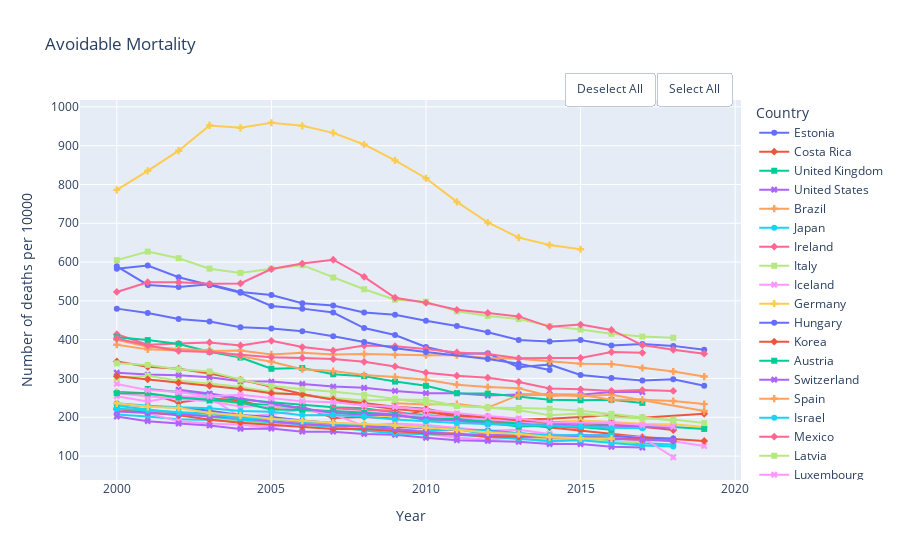

Notebook code for this chart:
### Code cell
%matplotlib qt
df1=pd.read_csv('Mortality.csv')
df1=df1.loc[df1['Variable']=='Avoidable mortality (preventable+treatable)']
df1=df1.loc[df1['Measure']=="Deaths per 100 000 population (standardised rates)"]
fig=px.line(df1,x='Year',y="Value",labels={'Value':'Number of deaths per 10000'},color="Country",line_group="Country",markers=True
       ,title='Avoidable Mortality',symbol='Country')
layout()
fig

### Figure 1 — Plotly figure (JSON) as saved in the notebook; plotly's stock layout.template omitted (floating-point values rounded to 4 significant figures)
{"data": [{"hovertemplate": "Country=Estonia<br>Year=%{x}<br>Number of deaths per 10000=%{y}<extra></extra>", "legendgroup": "Estonia", "line": {"color": "#636efa", "dash": "solid"}, "marker": {"symbol": "circle"}, "mode": "markers+lines", "name": "Estonia", "orientation": "v", "showlegend": true, "type": "scatter", "x": [2000, 2001, 2002, 2003, 2004, 2005, 2006, 2007, 2008, 2009, 2010, 2011, 2012, 2013, 2014, 2015, 2016, 2017, 2018, 2019], "xaxis": "x", "y": [583, 591, 561, 540, 521, 487, 480, 470, 430, 412, 381, 363, 365, 329, 336, 309, 301, 295, 298, 281], "yaxis": "y"}, {"hovertemplate": "Country=Costa Rica<br>Year=%{x}<br>Number of deaths per 10000=%{y}<extra></extra>", "legendgroup": "Costa Rica", "line": {"color": "#EF553B", "dash": "solid"}, "marker": {"symbol": "diamond"}, "mode": "markers+lines", "name": "Costa Rica", "orientation": "v", "showlegend": true, "type": "scatter", "x": [2000, 2001, 2002, 2003, 2004, 2005, 2006, 2007, 2008, 2009, 2010, 2011, 2012, 2013, 2014, 2015, 2016, 2017, 2019], "xaxis": "x", "y": [265, 262, 238, 249, 243, 222, 227, 198, 201, 197, 220, 205, 199, 194, 196, 200, 205, 199, 209], "yaxis": "y"}, {"hovertemplate": "Country=United Kingdom<br>Year=%{x}<br>Number of deaths per 10000=%{y}<extra></extra>", "legendgroup": "United Kingdom", "line": {"color": "#00cc96", "dash": "solid"}, "marker": {"symbol": "square"}, "mode": "markers+lines", "name": "United Kingdom", "orientation": "v", "showlegend": true, "type": "scatter", "x": [2001, 2002, 2003, 2004, 2005, 2006, 2007, 2008, 2009, 2010, 2011, 2012, 2013, 2014, 2015, 2016], "xaxis": "x", "y": [273, 265, 259, 246, 239, 233, 226, 223, 212, 206, 198, 191, 191, 187, 189, 188], "yaxis": "y"}, {"hovertemplate": "Country=United States<br>Year=%{x}<br>Number of deaths per 10000=%{y}<extra></extra>", "legendgroup": "United States", "line": {"color": "#ab63fa", "dash": "solid"}, "marker": {"symbol": "x"}, "mode": "markers+lines", "name": "United States", "orientation": "v", "showlegend": true, "type": "scatter", "x": [2000, 2001, 2002, 2003, 2004, 2005, 2006, 2007, 2008, 2009, 2010, 2011, 2012, 2013, 2014, 2015, 2016, 2017], "xaxis": "x", "y": [315, 310, 308, 303, 293, 292, 286, 279, 276, 268, 262, 262, 256, 259, 259, 258, 265, 265], "yaxis": "y"}, {"hovertemplate": "Country=Brazil<br>Year=%{x}<br>Number of deaths per 10000=%{y}<extra></extra>", "legendgroup": "Brazil", "line": {"color": "#FFA15A", "dash": "solid"}, "marker": {"symbol": "cross"}, "mode": "markers+lines", "name": "Brazil", "orientation": "v", "showlegend": true, "type": "scatter", "x": [2000, 2001, 2002, 2003, 2004, 2005, 2006, 2007, 2008, 2009, 2010, 2011, 2012, 2013, 2014, 2015, 2016, 2017, 2018, 2019], "xaxis": "x", "y": [387, 375, 372, 371, 372, 362, 366, 362, 363, 361, 360, 360, 353, 351, 344, 338, 337, 327, 318, 305], "yaxis": "y"}, {"hovertemplate": "Country=Japan<br>Year=%{x}<br>Number of deaths per 10000=%{y}<extra></extra>", "legendgroup": "Japan", "line": {"color": "#19d3f3", "dash": "solid"}, "marker": {"symbol": "circle"}, "mode": "markers+lines", "name": "Japan", "orientation": "v", "showlegend": true, "type": "scatter", "x": [2000, 2001, 2002, 2003, 2004, 2005, 2006, 2007, 2008, 2009, 2010, 2011, 2012, 2013, 2014, 2015, 2016, 2017, 2018], "xaxis": "x", "y": [207, 202, 195, 193, 188, 186, 180, 176, 172, 167, 164, 170, 155, 151, 147, 142, 138, 133, 130], "yaxis": "y"}, {"hovertemplate": "Country=Ireland<br>Year=%{x}<br>Number of deaths per 10000=%{y}<extra></extra>", "legendgroup": "Ireland", "line": {"color": "#FF6692", "dash": "solid"}, "marker": {"symbol": "diamond"}, "mode": "markers+lines", "name": "Ireland", "orientation": "v", "showlegend": true, "type": "scatter", "x": [2007, 2008, 2009, 2010, 2011, 2012, 2013, 2014, 2015], "xaxis": "x", "y": [223, 219, 217, 194, 195, 189, 183, 177, 172], "yaxis": "y"}, {"hovertemplate": "Country=Italy<br>Year=%{x}<br>Number of deaths per 10000=%{y}<extra></extra>", "legendgroup": "Italy", "line": {"color": "#B6E880", "dash": "solid"}, "marker": {"symbol": "square"}, "mode": "markers+lines", "name": "Italy", "orientation": "v", "showlegend": true, "type": "scatter", "x": [2003, 2004, 2005, 2006, 2007, 2008, 2009, 2010, 2011, 2012, 2013, 2014, 2015, 2016, 2017], "xaxis": "x", "y": [199, 188, 182, 176, 171, 167, 162, 156, 156, 153, 146, 142, 143, 137, 136], "yaxis": "y"}, {"hovertemplate": "Country=Iceland<br>Year=%{x}<br>Number of deaths per 10000=%{y}<extra></extra>", "legendgroup": "Iceland", "line": {"color": "#FF97FF", "dash": "solid"}, "marker": {"symbol": "x"}, "mode": "markers+lines", "name": "Iceland", "orientation": "v", "showlegend": true, "type": "scatter", "x": [2000, 2001, 2002, 2003, 2004, 2005, 2006, 2007, 2008, 2009, 2010, 2011, 2012, 2013, 2014, 2015, 2016, 2017, 2018, 2019], "xaxis": "x", "y": [221, 210, 190, 184, 181, 174, 188, 179, 170, 161, 157, 148, 142, 149, 136, 144, 146, 141, 138, 126], "yaxis": "y"}, {"hovertemplate": "Country=Germany<br>Year=%{x}<br>Number of deaths per 10000=%{y}<extra></extra>", "legendgroup": "Germany", "line": {"color": "#FECB52", "dash": "solid"}, "marker": {"symbol": "cross"}, "mode": "markers+lines", "name": "Germany", "orientation": "v", "showlegend": true, "type": "scatter", "x": [2000, 2001, 2002, 2003, 2004, 2005, 2006, 2007, 2008, 2009, 2010, 2011, 2012, 2013, 2014, 2015, 2016, 2017, 2018, 2019], "xaxis": "x", "y": [264, 254, 251, 247, 234, 227, 217, 211, 206, 202, 198, 194, 190, 193, 186, 189, 186, 182, 182, 175], "yaxis": "y"}, {"hovertemplate": "Country=Hungary<br>Year=%{x}<br>Number of deaths per 10000=%{y}<extra></extra>", "legendgroup": "Hungary", "line": {"color": "#636efa", "dash": "solid"}, "marker": {"symbol": "circle"}, "mode": "markers+lines", "name": "Hungary", "orientation": "v", "showlegend": true, "type": "scatter", "x": [2000, 2001, 2002, 2003, 2004, 2005, 2006, 2007, 2008, 2009, 2010, 2011, 2012, 2013, 2014, 2015, 2016, 2017, 2018, 2019], "xaxis": "x", "y": [589, 541, 536, 543, 523, 515, 494, 488, 470, 464, 449, 435, 419, 399, 395, 399, 385, 389, 384, 374], "yaxis": "y"}, {"hovertemplate": "Country=Korea<br>Year=%{x}<br>Number of deaths per 10000=%{y}<extra></extra>", "legendgroup": "Korea", "line": {"color": "#EF553B", "dash": "solid"}, "marker": {"symbol": "diamond"}, "mode": "markers+lines", "name": "Korea", "orientation": "v", "showlegend": true, "type": "scatter", "x": [2000, 2001, 2002, 2003, 2004, 2005, 2006, 2007, 2008, 2009, 2010, 2011, 2012, 2013, 2014, 2015, 2016, 2017, 2018, 2019], "xaxis": "x", "y": [344, 330, 325, 313, 297, 278, 260, 246, 231, 221, 214, 202, 193, 182, 174, 166, 158, 149, 144, 139], "yaxis": "y"}, {"hovertemplate": "Country=Austria<br>Year=%{x}<br>Number of deaths per 10000=%{y}<extra></extra>", "legendgroup": "Austria", "line": {"color": "#00cc96", "dash": "solid"}, "marker": {"symbol": "square"}, "mode": "markers+lines", "name": "Austria", "orientation": "v", "showlegend": true, "type": "scatter", "x": [2002, 2003, 2004, 2005, 2006, 2007, 2008, 2009, 2010, 2011, 2012, 2013, 2014, 2015, 2016, 2017, 2018, 2019], "xaxis": "x", "y": [253, 250, 237, 231, 221, 214, 205, 207, 200, 193, 191, 186, 182, 186, 180, 175, 175, 170], "yaxis": "y"}, {"hovertemplate": "Country=Switzerland<br>Year=%{x}<br>Number of deaths per 10000=%{y}<extra></extra>", "legendgroup": "Switzerland", "line": {"color": "#ab63fa", "dash": "solid"}, "marker": {"symbol": "x"}, "mode": "markers+lines", "name": "Switzerland", "orientation": "v", "showlegend": true, "type": "scatter", "x": [2000, 2001, 2002, 2003, 2004, 2005, 2006, 2007, 2008, 2009, 2010, 2011, 2012, 2013, 2014, 2015, 2016, 2017], "xaxis": "x", "y": [202, 190, 184, 179, 170, 171, 163, 163, 157, 155, 147, 141, 139, 137, 131, 131, 124, 122], "yaxis": "y"}, {"hovertemplate": "Country=Spain<br>Year=%{x}<br>Number of deaths per 10000=%{y}<extra></extra>", "legendgroup": "Spain", "line": {"color": "#FFA15A", "dash": "solid"}, "marker": {"symbol": "cross"}, "mode": "markers+lines", "name": "Spain", "orientation": "v", "showlegend": true, "type": "scatter", "x": [2000, 2001, 2002, 2003, 2004, 2005, 2006, 2007, 2008, 2009, 2010, 2011, 2012, 2013, 2014, 2015, 2016, 2017], "xaxis": "x", "y": [223, 216, 211, 210, 199, 196, 186, 184, 177, 170, 163, 159, 154, 151, 147, 146, 146, 141], "yaxis": "y"}, {"hovertemplate": "Country=Israel<br>Year=%{x}<br>Number of deaths per 10000=%{y}<extra></extra>", "legendgroup": "Israel", "line": {"color": "#19d3f3", "dash": "solid"}, "marker": {"symbol": "circle"}, "mode": "markers+lines", "name": "Israel", "orientation": "v", "showlegend": true, "type": "scatter", "x": [2000, 2001, 2002, 2003, 2004, 2005, 2006, 2007, 2008, 2009, 2010, 2011, 2012, 2013, 2014, 2015, 2016, 2017, 2018], "xaxis": "x", "y": [230, 220, 212, 202, 193, 190, 181, 176, 166, 158, 157, 155, 150, 145, 139, 141, 134, 127, 125], "yaxis": "y"}, {"hovertemplate": "Country=Mexico<br>Year=%{x}<br>Number of deaths per 10000=%{y}<extra></extra>", "legendgroup": "Mexico", "line": {"color": "#FF6692", "dash": "solid"}, "marker": {"symbol": "diamond"}, "mode": "markers+lines", "name": "Mexico", "orientation": "v", "showlegend": true, "type": "scatter", "x": [2000, 2001, 2002, 2003, 2004, 2005, 2006, 2007, 2008, 2009, 2010, 2011, 2012, 2013, 2014, 2015, 2016, 2017], "xaxis": "x", "y": [414, 387, 390, 393, 385, 397, 381, 372, 385, 383, 376, 367, 363, 352, 353, 353, 368, 366], "yaxis": "y"}, {"hovertemplate": "Country=Latvia<br>Year=%{x}<br>Number of deaths per 10000=%{y}<extra></extra>", "legendgroup": "Latvia", "line": {"color": "#B6E880", "dash": "solid"}, "marker": {"symbol": "square"}, "mode": "markers+lines", "name": "Latvia", "orientation": "v", "showlegend": true, "type": "scatter", "x": [2000, 2001, 2002, 2003, 2004, 2005, 2006, 2007, 2008, 2009, 2010, 2011, 2012, 2013, 2014, 2015, 2016, 2017, 2018], "xaxis": "x", "y": [605, 627, 610, 583, 572, 583, 592, 560, 530, 503, 498, 473, 461, 453, 435, 426, 415, 408, 405], "yaxis": "y"}, {"hovertemplate": "Country=Luxembourg<br>Year=%{x}<br>Number of deaths per 10000=%{y}<extra></extra>", "legendgroup": "Luxembourg", "line": {"color": "#FF97FF", "dash": "solid"}, "marker": {"symbol": "x"}, "mode": "markers+lines", "name": "Luxembourg", "orientation": "v", "showlegend": true, "type": "scatter", "x": [2000, 2001, 2002, 2003, 2004, 2005, 2006, 2007, 2008, 2009, 2010, 2011, 2012, 2013, 2014, 2015, 2016, 2017, 2018], "xaxis": "x", "y": [254, 241, 255, 251, 201, 208, 220, 207, 178, 184, 180, 173, 165, 168, 157, 149, 153, 148, 97], "yaxis": "y"}, {"hovertemplate": "Country=Greece<br>Year=%{x}<br>Number of deaths per 10000=%{y}<extra></extra>", "legendgroup": "Greece", "line": {"color": "#FECB52", "dash": "solid"}, "marker": {"symbol": "cross"}, "mode": "markers+lines", "name": "Greece", "orientation": "v", "showlegend": true, "type": "scatter", "x": [2014, 2015, 2016, 2017, 2018], "xaxis": "x", "y": [187, 192, 188, 184, 179], "yaxis": "y"}, {"hovertemplate": "Country=Netherlands<br>Year=%{x}<br>Number of deaths per 10000=%{y}<extra></extra>", "legendgroup": "Netherlands", "line": {"color": "#636efa", "dash": "solid"}, "marker": {"symbol": "circle"}, "mode": "markers+lines", "name": "Netherlands", "orientation": "v", "showlegend": true, "type": "scatter", "x": [2000, 2001, 2002, 2003, 2004, 2005, 2006, 2007, 2008, 2009, 2010, 2011, 2012, 2013, 2014, 2015, 2016, 2017, 2018], "xaxis": "x", "y": [235, 228, 225, 217, 206, 201, 192, 185, 180, 176, 171, 167, 166, 159, 152, 154, 153, 146, 145], "yaxis": "y"}, {"hovertemplate": "Country=Australia<br>Year=%{x}<br>Number of deaths per 10000=%{y}<extra></extra>", "legendgroup": "Australia", "line": {"color": "#EF553B", "dash": "solid"}, "marker": {"symbol": "diamond"}, "mode": "markers+lines", "name": "Australia", "orientation": "v", "showlegend": true, "type": "scatter", "x": [2000, 2001, 2002, 2003, 2004, 2006, 2007, 2008, 2009, 2010, 2011, 2012, 2013, 2014, 2015, 2016, 2017, 2018], "xaxis": "x", "y": [221, 212, 205, 194, 186, 176, 170, 170, 165, 159, 157, 150, 150, 151, 152, 146, 144, 139], "yaxis": "y"}, {"hovertemplate": "Country=Colombia<br>Year=%{x}<br>Number of deaths per 10000=%{y}<extra></extra>", "legendgroup": "Colombia", "line": {"color": "#00cc96", "dash": "solid"}, "marker": {"symbol": "square"}, "mode": "markers+lines", "name": "Colombia", "orientation": "v", "showlegend": true, "type": "scatter", "x": [2000, 2001, 2002, 2003, 2004, 2005, 2006, 2007, 2008, 2009, 2010, 2011, 2012, 2013, 2014, 2015, 2016, 2017], "xaxis": "x", "y": [406, 399, 389, 369, 354, 325, 327, 311, 306, 292, 281, 262, 261, 253, 245, 244, 245, 237], "yaxis": "y"}, {"hovertemplate": "Country=Sweden<br>Year=%{x}<br>Number of deaths per 10000=%{y}<extra></extra>", "legendgroup": "Sweden", "line": {"color": "#ab63fa", "dash": "solid"}, "marker": {"symbol": "x"}, "mode": "markers+lines", "name": "Sweden", "orientation": "v", "showlegend": true, "type": "scatter", "x": [2000, 2001, 2002, 2003, 2004, 2005, 2006, 2007, 2008, 2009, 2010, 2011, 2012, 2013, 2014, 2015, 2016, 2017, 2018], "xaxis": "x", "y": [215, 211, 208, 202, 198, 190, 183, 178, 177, 170, 162, 156, 154, 155, 149, 152, 144, 142, 140], "yaxis": "y"}, {"hovertemplate": "Country=Turkey<br>Year=%{x}<br>Number of deaths per 10000=%{y}<extra></extra>", "legendgroup": "Turkey", "line": {"color": "#FFA15A", "dash": "solid"}, "marker": {"symbol": "cross"}, "mode": "markers+lines", "name": "Turkey", "orientation": "v", "showlegend": true, "type": "scatter", "x": [2009, 2010, 2011, 2012, 2013, 2014, 2015, 2016, 2019], "xaxis": "x", "y": [236, 233, 234, 225, 257, 259, 254, 258, 216], "yaxis": "y"}, {"hovertemplate": "Country=France<br>Year=%{x}<br>Number of deaths per 10000=%{y}<extra></extra>", "legendgroup": "France", "line": {"color": "#19d3f3", "dash": "solid"}, "marker": {"symbol": "circle"}, "mode": "markers+lines", "name": "France", "orientation": "v", "showlegend": true, "type": "scatter", "x": [2000, 2001, 2002, 2003, 2004, 2005, 2006, 2007, 2008, 2009, 2010, 2011, 2012, 2013, 2014, 2015, 2016], "xaxis": "x", "y": [222, 218, 213, 209, 197, 196, 189, 184, 181, 179, 174, 169, 164, 158, 154, 154, 153], "yaxis": "y"}, {"hovertemplate": "Country=Lithuania<br>Year=%{x}<br>Number of deaths per 10000=%{y}<extra></extra>", "legendgroup": "Lithuania", "line": {"color": "#FF6692", "dash": "solid"}, "marker": {"symbol": "diamond"}, "mode": "markers+lines", "name": "Lithuania", "orientation": "v", "showlegend": true, "type": "scatter", "x": [2000, 2001, 2002, 2003, 2004, 2005, 2006, 2007, 2008, 2009, 2010, 2011, 2012, 2013, 2014, 2015, 2016, 2017, 2018, 2019], "xaxis": "x", "y": [523, 548, 548, 544, 545, 582, 596, 606, 562, 508, 495, 477, 469, 460, 433, 439, 425, 386, 374, 364], "yaxis": "y"}, {"hovertemplate": "Country=Chile<br>Year=%{x}<br>Number of deaths per 10000=%{y}<extra></extra>", "legendgroup": "Chile", "line": {"color": "#B6E880", "dash": "solid"}, "marker": {"symbol": "square"}, "mode": "markers+lines", "name": "Chile", "orientation": "v", "showlegend": true, "type": "scatter", "x": [2000, 2001, 2002, 2003, 2004, 2005, 2006, 2007, 2008, 2009, 2010, 2011, 2012, 2013, 2014, 2015, 2016, 2017, 2018], "xaxis": "x", "y": [301, 307, 294, 287, 278, 265, 257, 250, 243, 245, 245, 229, 225, 224, 222, 217, 209, 200, 191], "yaxis": "y"}, {"hovertemplate": "Country=Belgium<br>Year=%{x}<br>Number of deaths per 10000=%{y}<extra></extra>", "legendgroup": "Belgium", "line": {"color": "#FF97FF", "dash": "solid"}, "marker": {"symbol": "x"}, "mode": "markers+lines", "name": "Belgium", "orientation": "v", "showlegend": true, "type": "scatter", "x": [2000, 2001, 2002, 2003, 2004, 2005, 2006, 2007, 2008, 2009, 2010, 2011, 2012, 2013, 2014, 2015, 2016], "xaxis": "x", "y": [262, 254, 247, 241, 228, 229, 217, 215, 214, 208, 203, 198, 194, 190, 180, 180, 173], "yaxis": "y"}, {"hovertemplate": "Country=South Africa<br>Year=%{x}<br>Number of deaths per 10000=%{y}<extra></extra>", "legendgroup": "South Africa", "line": {"color": "#FECB52", "dash": "solid"}, "marker": {"symbol": "cross"}, "mode": "markers+lines", "name": "South Africa", "orientation": "v", "showlegend": true, "type": "scatter", "x": [2000, 2001, 2002, 2003, 2004, 2005, 2006, 2007, 2008, 2009, 2010, 2011, 2012, 2013, 2014, 2015], "xaxis": "x", "y": [786, 835, 887, 952, 946, 959, 951, 933, 903, 862, 816, 755, 702, 663, 644, 633], "yaxis": "y"}, {"hovertemplate": "Country=Slovak Republic<br>Year=%{x}<br>Number of deaths per 10000=%{y}<extra></extra>", "legendgroup": "Slovak Republic", "line": {"color": "#636efa", "dash": "solid"}, "marker": {"symbol": "circle"}, "mode": "markers+lines", "name": "Slovak Republic", "orientation": "v", "showlegend": true, "type": "scatter", "x": [2000, 2001, 2002, 2003, 2004, 2005, 2006, 2007, 2008, 2009, 2010, 2012, 2013, 2014], "xaxis": "x", "y": [480, 469, 453, 447, 432, 429, 422, 409, 394, 378, 368, 350, 338, 322], "yaxis": "y"}, {"hovertemplate": "Country=Denmark<br>Year=%{x}<br>Number of deaths per 10000=%{y}<extra></extra>", "legendgroup": "Denmark", "line": {"color": "#EF553B", "dash": "solid"}, "marker": {"symbol": "diamond"}, "mode": "markers+lines", "name": "Denmark", "orientation": "v", "showlegend": true, "type": "scatter", "x": [2000, 2001, 2002, 2003, 2004, 2005, 2006, 2007, 2008, 2009, 2010, 2011, 2012, 2013, 2014, 2015, 2016, 2017, 2018], "xaxis": "x", "y": [306, 298, 289, 281, 273, 262, 259, 246, 237, 227, 222, 206, 201, 192, 188, 184, 184, 175, 167], "yaxis": "y"}, {"hovertemplate": "Country=New Zealand<br>Year=%{x}<br>Number of deaths per 10000=%{y}<extra></extra>", "legendgroup": "New Zealand", "line": {"color": "#00cc96", "dash": "solid"}, "marker": {"symbol": "square"}, "mode": "markers+lines", "name": "New Zealand", "orientation": "v", "showlegend": true, "type": "scatter", "x": [2000, 2001, 2002, 2003, 2004, 2005, 2006, 2007, 2008, 2009, 2010, 2011, 2012, 2013, 2014, 2015, 2016], "xaxis": "x", "y": [262, 262, 251, 244, 238, 220, 219, 216, 211, 207, 193, 196, 186, 176, 178, 175, 168], "yaxis": "y"}, {"hovertemplate": "Country=Portugal<br>Year=%{x}<br>Number of deaths per 10000=%{y}<extra></extra>", "legendgroup": "Portugal", "line": {"color": "#ab63fa", "dash": "solid"}, "marker": {"symbol": "x"}, "mode": "markers+lines", "name": "Portugal", "orientation": "v", "showlegend": true, "type": "scatter", "x": [2002, 2003, 2007, 2008, 2009, 2010, 2011, 2012, 2013, 2014, 2015, 2016, 2017, 2018], "xaxis": "x", "y": [271, 261, 211, 207, 205, 196, 191, 183, 180, 182, 178, 179, 175, 173], "yaxis": "y"}, {"hovertemplate": "Country=Czech Republic<br>Year=%{x}<br>Number of deaths per 10000=%{y}<extra></extra>", "legendgroup": "Czech Republic", "line": {"color": "#FFA15A", "dash": "solid"}, "marker": {"symbol": "cross"}, "mode": "markers+lines", "name": "Czech Republic", "orientation": "v", "showlegend": true, "type": "scatter", "x": [2000, 2001, 2002, 2003, 2004, 2005, 2006, 2007, 2008, 2009, 2010, 2011, 2012, 2013, 2014, 2015, 2016, 2017, 2018, 2019], "xaxis": "x", "y": [400, 382, 376, 373, 357, 343, 324, 319, 309, 304, 297, 284, 278, 275, 255, 258, 245, 245, 242, 234], "yaxis": "y"}, {"hovertemplate": "Country=Canada<br>Year=%{x}<br>Number of deaths per 10000=%{y}<extra></extra>", "legendgroup": "Canada", "line": {"color": "#19d3f3", "dash": "solid"}, "marker": {"symbol": "circle"}, "mode": "markers+lines", "name": "Canada", "orientation": "v", "showlegend": true, "type": "scatter", "x": [2000, 2001, 2002, 2003, 2004, 2005, 2006, 2007, 2008, 2009, 2010, 2011, 2012, 2013, 2014, 2015, 2016, 2017], "xaxis": "x", "y": [236, 230, 226, 223, 216, 214, 205, 206, 202, 194, 190, 185, 183, 180, 179, 176, 173, 172], "yaxis": "y"}, {"hovertemplate": "Country=Poland<br>Year=%{x}<br>Number of deaths per 10000=%{y}<extra></extra>", "legendgroup": "Poland", "line": {"color": "#FF6692", "dash": "solid"}, "marker": {"symbol": "diamond"}, "mode": "markers+lines", "name": "Poland", "orientation": "v", "showlegend": true, "type": "scatter", "x": [2000, 2001, 2002, 2003, 2004, 2005, 2006, 2007, 2008, 2009, 2010, 2011, 2012, 2013, 2014, 2015, 2016, 2017, 2018], "xaxis": "x", "y": [403, 385, 371, 368, 361, 355, 353, 350, 343, 331, 315, 307, 302, 291, 274, 272, 268, 270, 268], "yaxis": "y"}, {"hovertemplate": "Country=Slovenia<br>Year=%{x}<br>Number of deaths per 10000=%{y}<extra></extra>", "legendgroup": "Slovenia", "line": {"color": "#B6E880", "dash": "solid"}, "marker": {"symbol": "square"}, "mode": "markers+lines", "name": "Slovenia", "orientation": "v", "showlegend": true, "type": "scatter", "x": [2000, 2001, 2002, 2003, 2004, 2005, 2006, 2007, 2008, 2009, 2010, 2011, 2012, 2013, 2014, 2015, 2016, 2017, 2018, 2019], "xaxis": "x", "y": [339, 335, 324, 318, 297, 281, 272, 266, 258, 248, 237, 229, 225, 218, 205, 210, 201, 197, 194, 185], "yaxis": "y"}, {"hovertemplate": "Country=Finland<br>Year=%{x}<br>Number of deaths per 10000=%{y}<extra></extra>", "legendgroup": "Finland", "line": {"color": "#FF97FF", "dash": "solid"}, "marker": {"symbol": "x"}, "mode": "markers+lines", "name": "Finland", "orientation": "v", "showlegend": true, "type": "scatter", "x": [2000, 2001, 2002, 2003, 2004, 2005, 2006, 2007, 2008, 2009, 2010, 2011, 2012, 2013, 2014, 2016, 2017, 2018], "xaxis": "x", "y": [286, 270, 265, 254, 258, 249, 241, 239, 231, 227, 219, 210, 203, 197, 187, 185, 180, 176], "yaxis": "y"}, {"hovertemplate": "Country=Norway<br>Year=%{x}<br>Number of deaths per 10000=%{y}<extra></extra>", "legendgroup": "Norway", "line": {"color": "#FECB52", "dash": "solid"}, "marker": {"symbol": "cross"}, "mode": "markers+lines", "name": "Norway", "orientation": "v", "showlegend": true, "type": "scatter", "x": [2000, 2001, 2002, 2003, 2004, 2005, 2006, 2007, 2008, 2009, 2010, 2011, 2012, 2013, 2014, 2015, 2016], "xaxis": "x", "y": [236, 227, 224, 211, 205, 196, 191, 186, 183, 179, 173, 168, 161, 157, 149, 146, 145], "yaxis": "y"}], "layout": {"legend": {"title": {"text": "Country"}, "tracegroupgap": 0}, "title": {"text": "Avoidable Mortality"}, "updatemenus": [{"buttons": [{"args": ["visible", "legendonly"], "label": "Deselect All", "method": "restyle"}, {"args": ["visible", true], "label": "Select All", "method": "restyle"}], "direction": "left", "pad": {"r": 10, "t": 10}, "showactive": false, "type": "buttons", "x": 1, "xanchor": "right", "y": 1.1, "yanchor": "top"}], "xaxis": {"anchor": "y", "domain": [0, 1], "title": {"text": "Year"}}, "yaxis": {"anchor": "x", "domain": [0, 1], "title": {"text": "Number of deaths per 10000"}}}}
